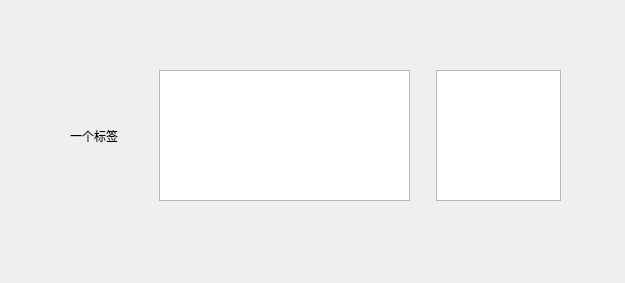
<?xml version="1.0" encoding="UTF-8"?>
<ui version="4.0">
 <class>Form</class>
 <widget class="QWidget" name="Form">
  <property name="geometry">
   <rect>
    <x>0</x>
    <y>0</y>
    <width>625</width>
    <height>283</height>
   </rect>
  </property>
  <property name="windowTitle">
   <string>Form</string>
  </property>
  <widget class="QWidget" name="horizontalLayoutWidget">
   <property name="geometry">
    <rect>
     <x>60</x>
     <y>60</y>
     <width>511</width>
     <height>151</height>
    </rect>
   </property>
   <layout class="QHBoxLayout" name="horizontalLayout" stretch="1,4,2">
    <property name="spacing">
     <number>26</number>
    </property>
    <property name="leftMargin">
     <number>10</number>
    </property>
    <property name="topMargin">
     <number>10</number>
    </property>
    <property name="rightMargin">
     <number>10</number>
    </property>
    <property name="bottomMargin">
     <number>10</number>
    </property>
    <item>
     <widget class="QLabel" name="label">
      <property name="text">
       <string>一个标签</string>
      </property>
     </widget>
    </item>
    <item>
     <widget class="QTextEdit" name="textEdit"/>
    </item>
    <item>
     <widget class="QPlainTextEdit" name="plainTextEdit"/>
    </item>
   </layout>
  </widget>
 </widget>
 <resources/>
 <connections/>
</ui>
